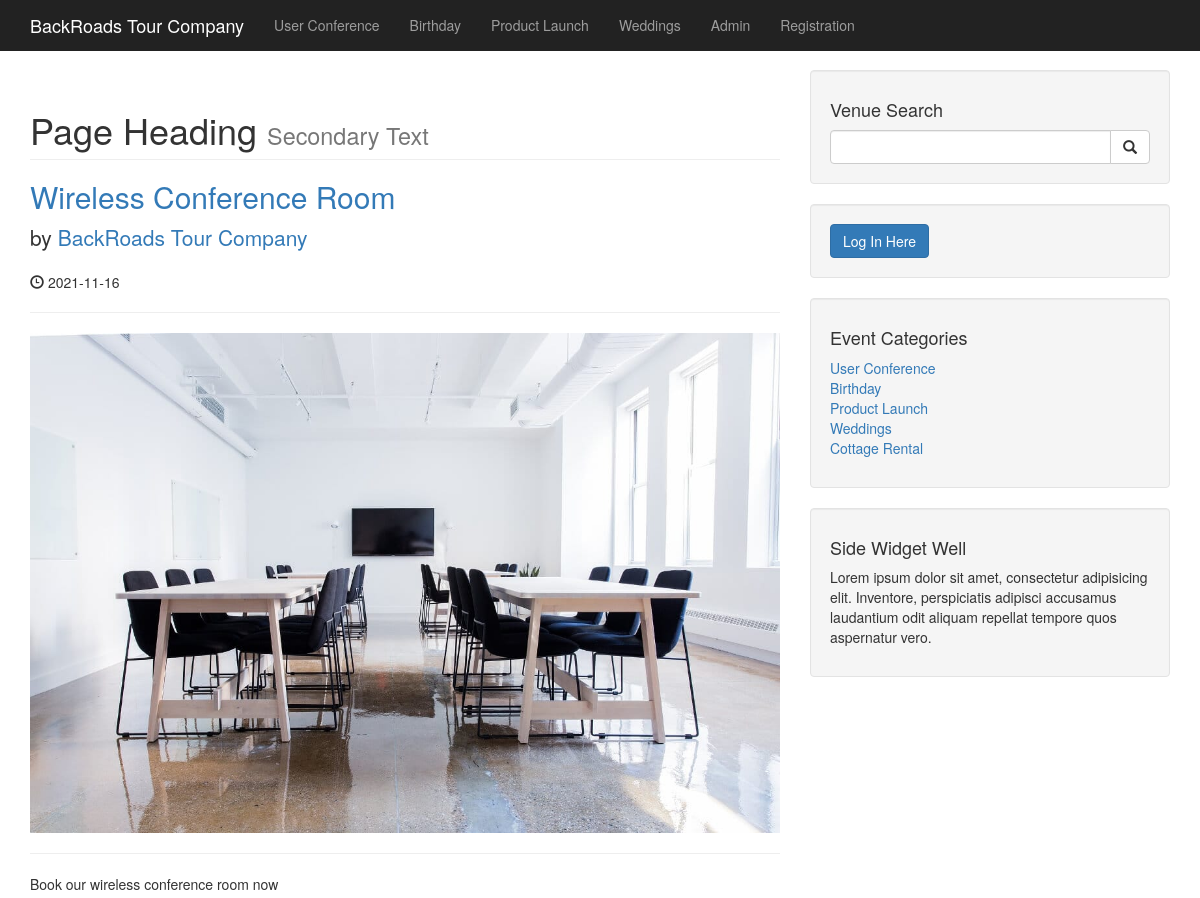
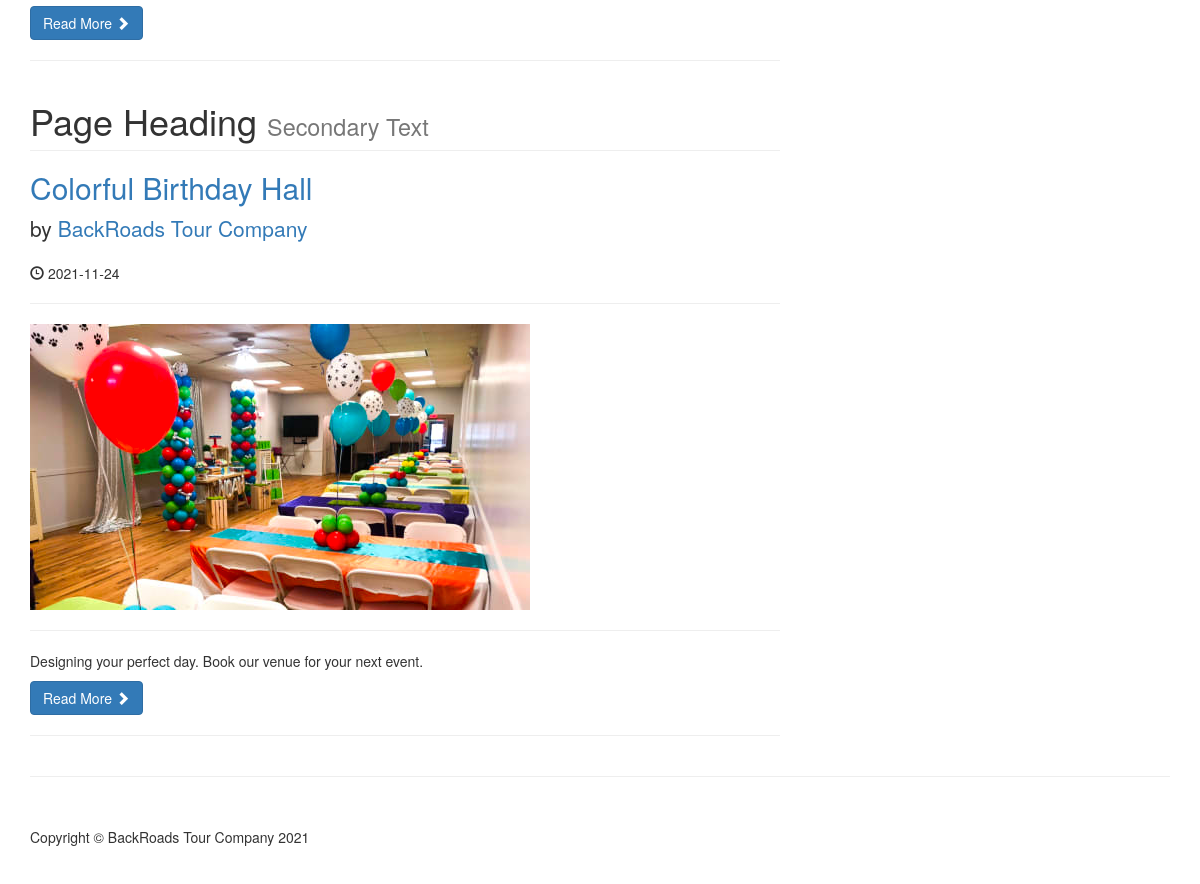
The app's page /category.php?category=1 with its own data (2 pictures, top to bottom).
### tables this page shows
CREATE TABLE `categories` (
  `cat_id` int(3) NOT NULL,
  `cat_title` varchar(255) NOT NULL
);

CREATE TABLE `posts` (
  `post_id` int(3) NOT NULL,
  `post_category_id` int(3) NOT NULL,
  `post_title` varchar(255) NOT NULL,
  `post_author` varchar(255) NOT NULL,
  `post_date` date NOT NULL,
  `post_image` text NOT NULL,
  `post_content` text NOT NULL,
  `post_tags` varchar(255) NOT NULL,
  `post_comment_count` int(11) NOT NULL,
  `post_status` varchar(255) NOT NULL DEFAULT 'draft'
);

### category.php (the view)
<?php include "./includes/header.php"; ?>
<?php include "./includes/db.php"; ?>
<?php include "./includes/navigation.php"; ?>
<div class="container">
    <div class="row">
    <div class="col-md-8">
<?php
if(isset($_GET['category'])){
$post_category_id = $_GET['category'];
}
$query = "SELECT * FROM posts WHERE post_category_id = $post_category_id ";
$select_all_posts_query = mysqli_query($connection, $query);
while($row = mysqli_fetch_assoc($select_all_posts_query)){
    $post_id = $row['post_id'];
    $post_title = $row['post_title'];
    $post_author = $row['post_author'];
    $post_date = $row['post_date'];
    $post_image = $row['post_image'];
    $post_content = substr($row['post_content'],0,150);
?>
        <h1 class="page-header">
            Page Heading
            <small>Secondary Text</small>
        </h1>
        <h2>
            <a href="post.php?p_id=<?php echo $post_id; ?>"><?php echo $post_title; ?></a>
        </h2>
        <p class="lead">
            by <a href="index.php"><?php echo $post_author; ?></a>
        </p>
        <p><span class="glyphicon glyphicon-time"></span> <?php echo $post_date; ?></p>
        <hr>
        <img class="img-responsive" src="images/<?php echo $post_image ?>" alt="">
        <hr>
        <p><?php echo $post_content; ?></p>
        <a class="btn btn-primary" href="#">Read More <span class="glyphicon glyphicon-chevron-right"></span></a>
<hr>
<?php } ?>
</div>
<?php include "./includes/sidebar.php"; ?>
</div>
<hr>
<?php include "./includes/footer.php"; ?>

### includes/navigation.php (shortened to what this page needs)
<nav class="navbar navbar-inverse navbar-fixed-top" role="navigation">
    <div class="container">
<div class="navbar-header">
    <a class="navbar-brand" href="index.php" style="color: white;">BackRoads Tour Company</a>
</div>
<div class="collapse navbar-collapse" id="bs-example-navbar-collapse-1">
<ul class="nav navbar-nav">
    <?php
    $query = "SELECT * FROM categories LIMIT 4";
    $select_all_categories = mysqli_query($connection, $query);
    while($row = mysqli_fetch_array($select_all_categories)){
        $cat_id = $row['cat_id'];
        $cat_title = $row['cat_title'];
        echo "<li><a href='category.php?category=$cat_id'>{$cat_title}</a></li>";
    }
?>
        <li>
            <a href="./admin/index.php">Admin</a>
        </li>
        <li>
            <a href="registration.php">Registration</a>
        </li>
    </ul>
</div>
</div>
</nav>

### includes/sidebar.php (shortened to what this page needs)
<div class="col-md-4">
    <div class="well">
        <h4>Venue Search</h4>
        <form action="search.php" method="post">
        <div class="input-group">
            <input type="text" name="search" class="form-control">
            <span class="input-group-btn">
                <button name="submit" class="btn btn-default" type="submit">
                    <span class="glyphicon glyphicon-search"></span>
            </button>
            </span>
        </div>
        </form>
</div>
<div class="well">
  <button type="submit" class="btn btn-primary login" > Log In Here </button>
</div>
  <div class="well">
<?php
  $query = "SELECT * FROM categories LIMIT 5";
  $select_categories_sidebar = mysqli_query($connection, $query);
?>
  <h4>Event Categories</h4>
    <div class="row">
        <div class="col-lg-12">
            <ul class="list-unstyled">
        <?php
            while($row = mysqli_fetch_array($select_categories_sidebar)){
            $cat_title = $row['cat_title'];
            $cat_id = $row['cat_id'];
            echo "<li><a href='category.php?category=$cat_id'>{$cat_title}</a></li>";
          }
        ?>
          </ul>
        </div>
      </div>
</div>
<?php include "widget.php"; ?>
</div>

### css/blog-home.css (style rules this page uses)
body { padding-top: 70px; }

### records on screen
categories: cat_title "User Conference"
categories: cat_title "Birthday"
categories: cat_title "Product Launch"
categories: cat_title "Weddings"
posts: post_title "Wireless Conference Room", post_author "BackRoads Tour Company", post_date "2021-11-16", post_image (picture), post_content "Book our wireless conference room now"
posts: post_title "Colorful Birthday Hall", post_author "BackRoads Tour Company", post_date "2021-11-24", post_image (picture), post_content "Designing your perfect day. Book our venue for your next event."
categories: cat_title "Cottage Rental"
